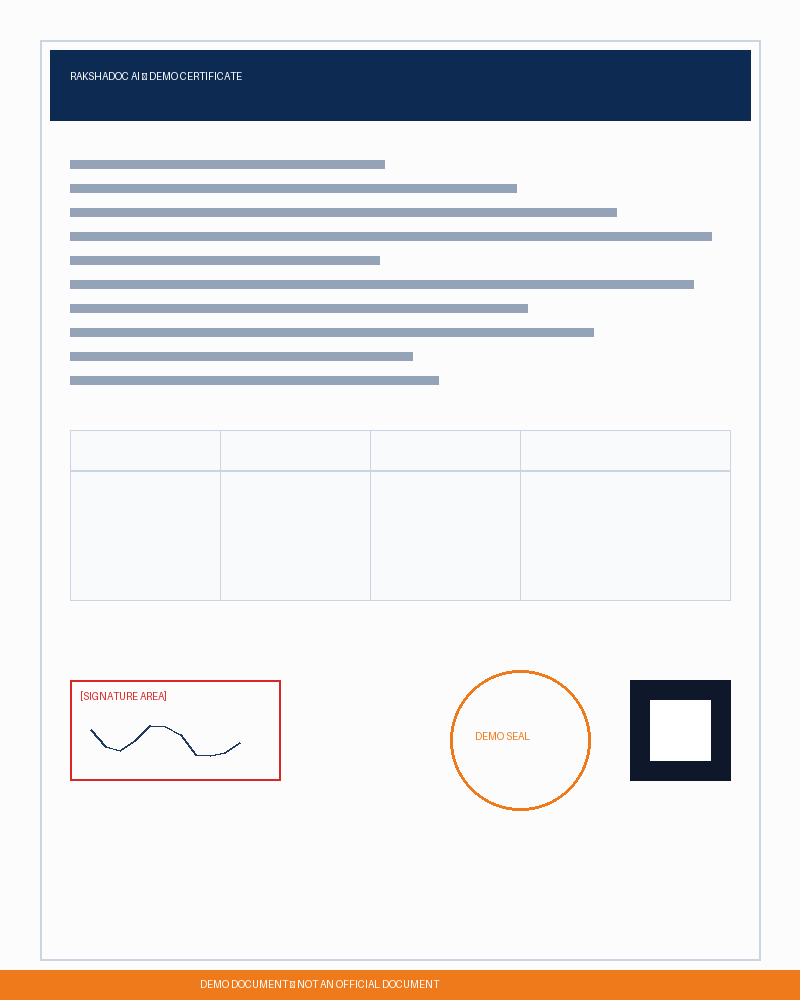
#> input picture backend/data/storage/35d13d9d-5340-4e71-ba50-8cc60656ee70/page_1.png, 800 x 1000 px
$ python -i preprocessing_service.py   (imports and definitions only)
#> lines starting #> are read from the running program, lines starting #| are printed output that depends on the picture
import io
from PIL import Image, ImageEnhance, ImageOps

def enhance_document_image(image_path: str, output_path: str = None) -> str:
    img = Image.open(image_path).convert("RGB")
#> img is the input picture: PIL image 800x1000 RGB; mean R, G, B 228.3, 227.4, 228.6

    # Autocontrast
    img = ImageOps.autocontrast(img, cutoff=1)
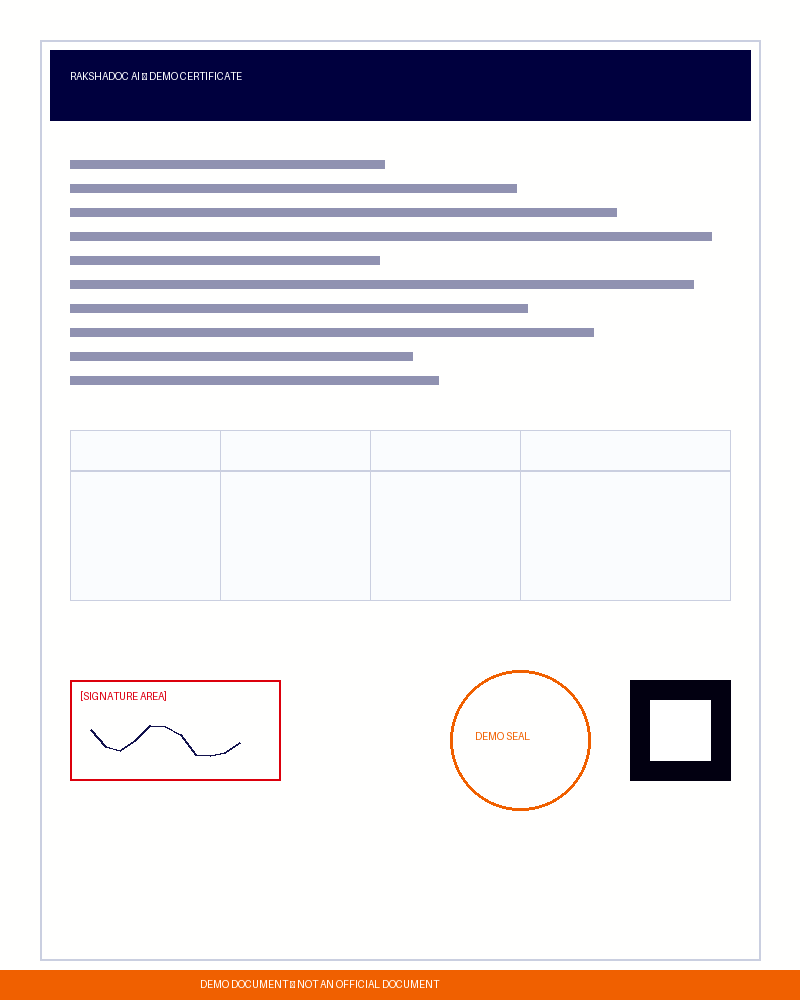
#> img: PIL image 800x1000 RGB; mean R, G, B 229.5, 225.1, 227.5

    # Enhance contrast & sharpness for scanned Indian document legibility
    enhancer_contrast = ImageEnhance.Contrast(img)
    img = enhancer_contrast.enhance(1.25)
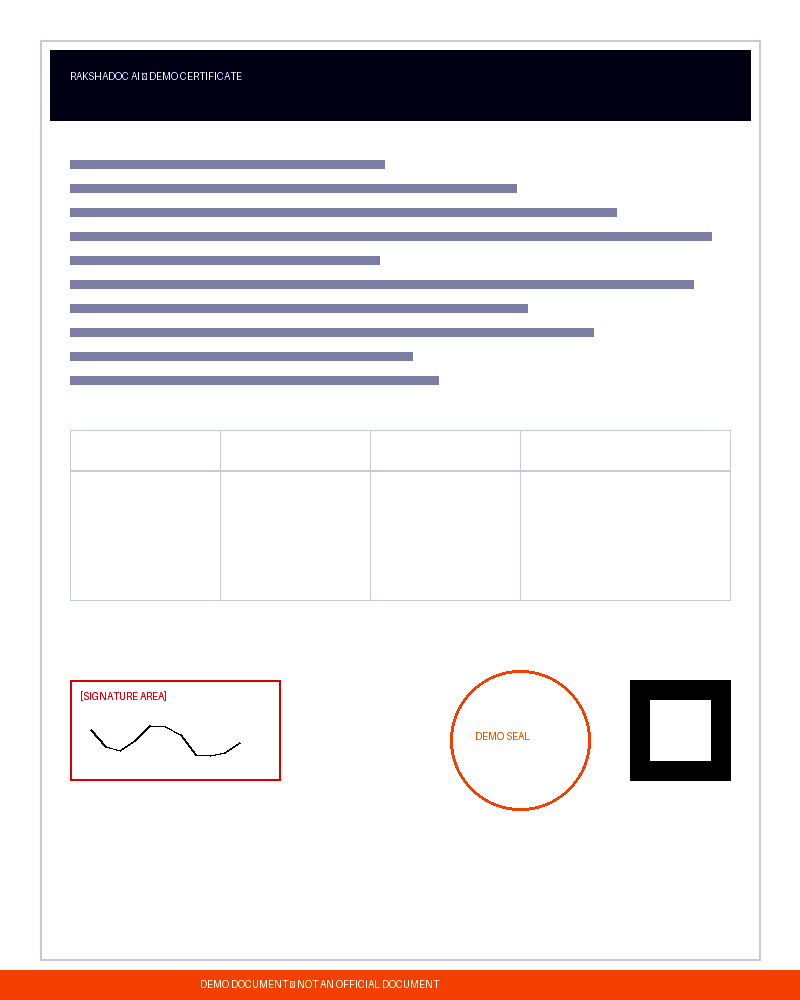
#> img: PIL image 800x1000 RGB; mean R, G, B 229.1, 223.3, 224.9

    enhancer_sharpness = ImageEnhance.Sharpness(img)
    img = enhancer_sharpness.enhance(1.2)

    save_path = output_path or image_path
    img.save(save_path, "PNG")
    return save_path

>>> result = enhance_document_image('../../data/storage/35d13d9d-5340-4e71-ba50-8cc60656ee70/page_1.png')
